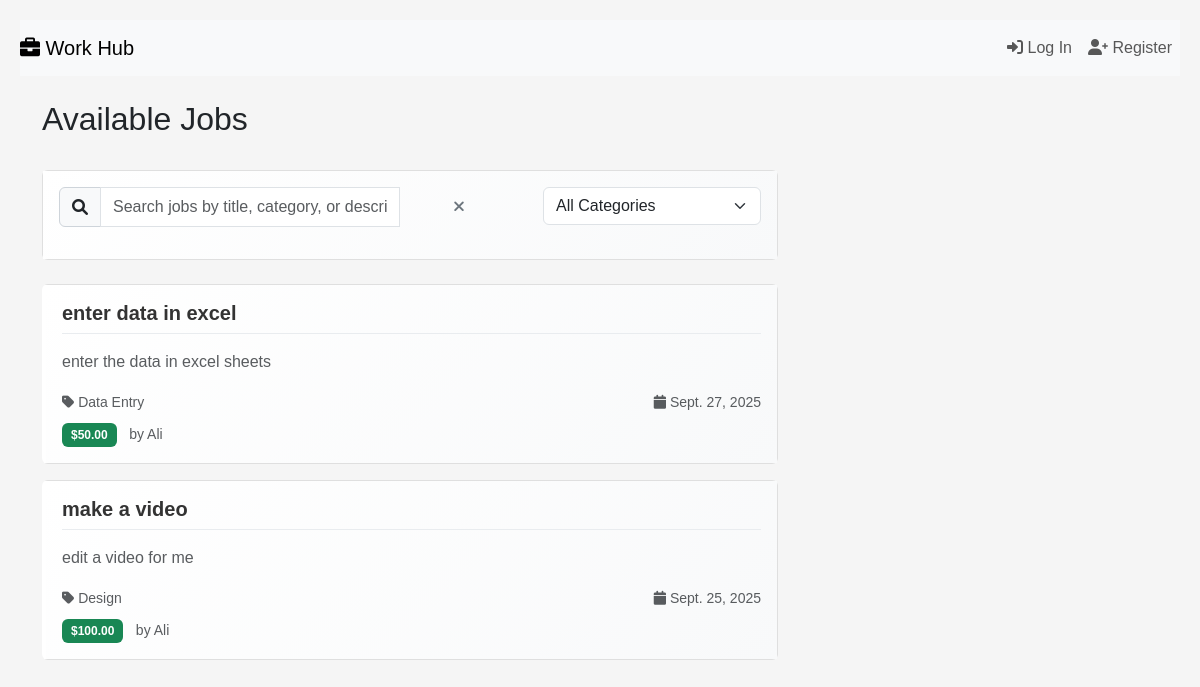
The app's page /jobs/, older data.
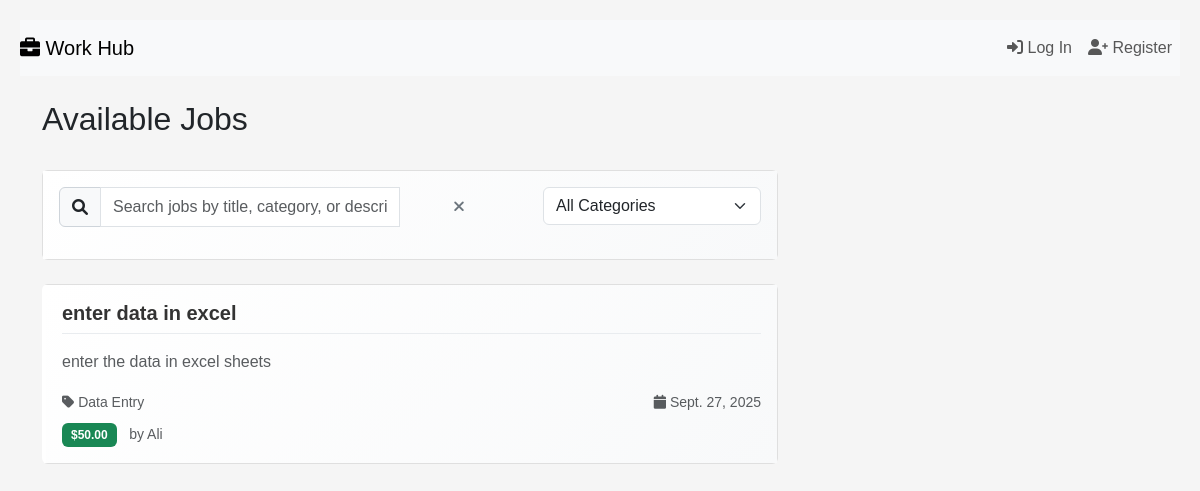
The same page, newer data.
### jobs/models.py (models this page shows, shortened)
class Job(models.Model):
    CATEGORY_CHOICES = [
        ('web_dev', 'Web Development'),
        ('mobile_dev', 'Mobile Development'),
        ('design', 'Design'),
        ('writing', 'Writing'),
        ('marketing', 'Marketing'),
        ('data_entry', 'Data Entry'),
        ('other', 'Other'),
    ]
    STATUS_CHOICES = [
        ('open', 'Open'),
        ('in_progress', 'In Progress'),
        ('completed', 'Completed'),
        ('cancelled', 'Cancelled'),
    ]
    title = models.CharField(max_length=200)
    description = models.TextField()
    category = models.CharField(max_length=20, choices=CATEGORY_CHOICES)
    budget = models.DecimalField(max_digits=10, decimal_places=2)
    deadline = models.DateField()
    status = models.CharField(max_length=20, choices=STATUS_CHOICES, default='open')
    client = models.ForeignKey(User, on_delete=models.CASCADE, related_name='posted_jobs')
    freelancer = models.ForeignKey(User, on_delete=models.SET_NULL, null=True, blank=True, related_name='assigned_jobs')
    created_at = models.DateTimeField(auto_now_add=True)
    updated_at = models.DateTimeField(auto_now=True)
    class Meta:
        ordering = ['-created_at']

### jobs/views.py (the view)
# urls.py: path('jobs/', views.job_list, name='job_list'),
def job_list(request):
    jobs = Job.objects.filter(status='open')
    return render(request, 'jobs/job_list.html', {'jobs': jobs})

### jobs/templates/jobs/job_list.html (shortened to what this page needs)
{% extends "jobs/layout2.html" %}
{% load static %}
{% block body %}
<div class="container mt-4">
    <div class="row">
        <div class="col-md-8">
            <div class="d-flex justify-content-between align-items-center mb-4">
                <h2>Available Jobs</h2>
            </div>
            <div class="card mb-4">
                <div class="card-body">
                    <div class="row">
                        <div class="col-md-8">
                            <div class="input-group">
                                <span class="input-group-text">
                                    <i class="fas fa-search"></i>
                                </span>
                                <input type="text"
                                       class="form-control"
                                       id="job-search"
                                       placeholder="Search jobs by title, category, or description...">
                                <button class="btn btn-outline-secondary"
                                        type="button"
                                        id="clear-search"
                                        title="Clear search">
                                    <i class="fas fa-times"></i>
                                </button>
                            </div>
                        </div>
                        <div class="col-md-4">
                            <select class="form-select" id="category-filter">
                                <option value="">All Categories</option>
                            </select>
                        </div>
                    </div>
                </div>
            </div>
            <div id="job-listings">
                {% for job in jobs %}
                    <div class="card mb-3 job-card"
                         data-job-id="{{ job.id }}"
                         data-title="{{ job.title|lower }}"
                         data-category="{{ job.category }}"
                         data-description="{{ job.description|lower|truncatewords:50 }}"
                         style="cursor: pointer;">
                        <div class="card-body">
                            <h5 class="card-title job-title">{{ job.title }}</h5>
                            <p class="card-text text-muted job-description">{{ job.description|truncatewords:20 }}</p>
                            <div class="row">
                                <div class="col-md-6">
                                    <small class="text-muted job-category">
                                        <i class="fas fa-tag"></i> {{ job.get_category_display }}
                                    </small>
                                </div>
                                <div class="col-md-6 text-end">
                                    <small class="text-muted">
                                        <i class="fas fa-calendar"></i> {{ job.deadline }}
                                    </small>
                                </div>
                            </div>
                            <div class="mt-2">
                                <span class="badge bg-success">${{ job.budget }}</span>
                                <small class="text-muted ms-2">by {{ job.client.username }}</small>
                            </div>
                        </div>
                    </div>
                {% empty %}
                    <div class="d-flex flex-column justify-content-center align-items-center text-center" style="min-height: 400px;">
                        <i class="fas fa-briefcase fa-3x text-muted mb-3"></i>
                        <h4 class="text-muted mb-2">No jobs available</h4>
                        <p class="text-muted mb-0">More jobs will be posted soon!</p>
                    </div>
                {% endfor %}
            </div>
        </div>
        <div class="col-md-4">
        </div>
    </div>
</div>
{% endblock %}

Row changes from the older to the newer data that the page shows:
no longer on this page (row edited): Job: title "make a video", description "edit a video for me", category "Design", deadline "Sept. 25, 2025", budget "100.00", client.username "Ali"
